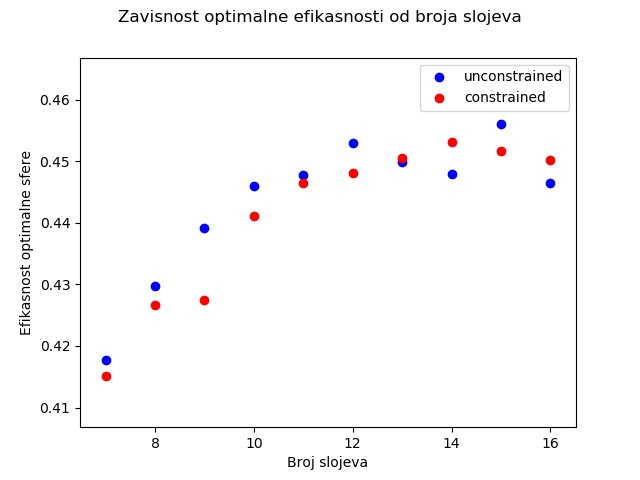

Write Python code to recreate this figure.
import numpy as np
import matplotlib.pyplot as plt

k_arr = [7, 8, 9, 10, 11, 12, 13, 14, 15, 16]
fmin = {}
fmin_linear = {}

for i in k_arr:
	f = open('go 3/podaci/n'+str(i)+'.log')
	lines = f.readlines()
	f.close()
	fmin[i] = float(lines[8][18:-1])
	f = open('go 3 linear/podaci/n'+str(i)+'.log')
	lines = f.readlines()
	f.close()
	fmin_linear[i] = float(lines[8][18:-1])
	
plt.scatter([x for x in fmin], [1-fmin[x] for x in fmin], c='b', label='unconstrained')
plt.scatter([x for x in fmin_linear], [1-fmin_linear[x] for x in fmin_linear], c='r', label='constrained')
plt.suptitle('Zavisnost optimalne efikasnosti od broja slojeva')
plt.xlabel('Broj slojeva')
plt.ylabel('Efikasnost optimalne sfere')
plt.legend()
plt.savefig('fit_plot.jpg')
	